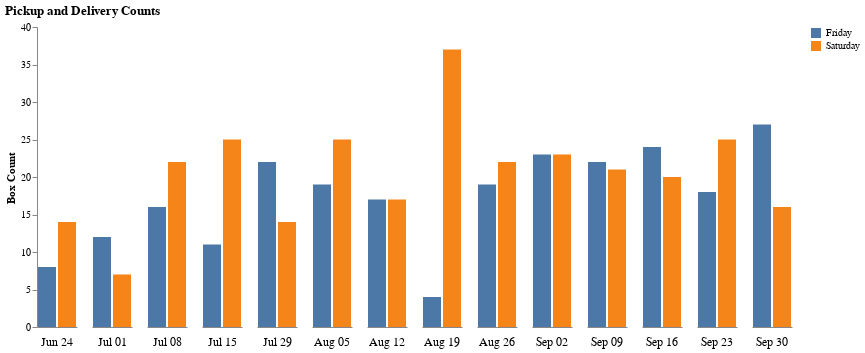

Notebook cell for this chart:
### Markdown cell above
Here are some ways to make it look a little cleaner.

### Code cell
alt.Chart(df[mask]).mark_bar().encode(
    x=alt.X('weekday:N', axis=alt.Axis(ticks=False, labels=False), title=''),
    y=alt.Y('count():Q', axis=alt.Axis(grid=False, title='Box Count')),
    column=alt.Column('monthdate(date):O', title='', spacing=15, header=alt.Header(orient='bottom')),
    color=alt.Color('weekday:N', title='')
).configure_view(
    stroke=None
).properties(
    title='Pickup and Delivery Counts'
)

### Figure 1 — Vega-Lite specification as saved in the notebook (floating-point values rounded to 4 significant figures; data arrays with more than 128 entries replaced by an {"elided": "..."} marker saying what was removed)
{"config": {"view": {"continuousWidth": 400, "continuousHeight": 300, "stroke": null}}, "data": {"name": "data-2d7fc4e2ded173004e68b30ad2bd637b"}, "mark": "bar", "encoding": {"color": {"field": "weekday", "title": "", "type": "nominal"}, "column": {"field": "date", "header": {"labelFontSize": 12, "orient": "bottom"}, "spacing": 15, "timeUnit": "monthdate", "title": "", "type": "ordinal"}, "x": {"axis": {"labels": false, "ticks": false}, "field": "weekday", "title": "", "type": "nominal"}, "y": {"aggregate": "count", "axis": {"grid": false, "title": "Box Count"}, "type": "quantitative"}}, "title": "Pickup and Delivery Counts", "$schema": "https://vega.github.io/schema/vega-lite/v4.17.0.json", "datasets": {"data-2d7fc4e2ded173004e68b30ad2bd637b": {"elided": "530 records"}}}
